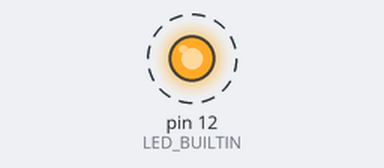
This sketch was run on a simulated Arduino Uno, built with avr-gcc and run on an emulated ATmega328P. On the bench: output pins drawn as LEDs (lit = HIGH). Dashed ring = blinking.

Above: at 0.05 s.
Timing chart, 0 to 3.0 s (numbered marks = the images above):
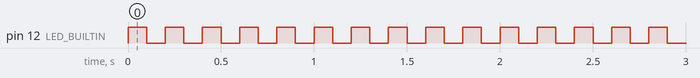

Measured:
- by itself, pin 12 (LED_BUILTIN): alternates HIGH for 0.10 s and LOW for 0.10 s

The sketch:

Blink.ino
```cpp
/*
  Blink

  Turns an LED on for DELAY seconds, then off for one second, repeatedly.

*/
#define LED_BUILTIN 12
#define DELAY 100

// the setup function runs once when you press reset or power the board
void setup() {
  // initialize digital pin LED_BUILTIN as an output.
  pinMode(LED_BUILTIN, OUTPUT);
}

// the loop function runs over and over again forever
void loop() {
  digitalWrite(LED_BUILTIN, HIGH);   // turn the LED on (HIGH is the voltage level)
  delay(DELAY);                       // wait for a second
  digitalWrite(LED_BUILTIN, LOW);    // turn the LED off by making the voltage LOW
  delay(DELAY);                       // wait for a second
}
```
